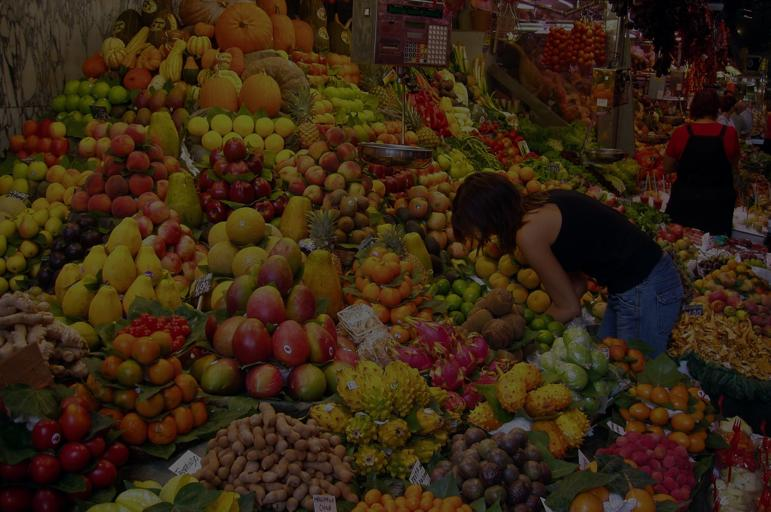
%> input picture Lab1/fruits.jpg, 771 x 512 px
$ octave Exercise1_4.m   (GNU Octave 9; MATLAB toolbox functions it lacks are replaced by stand-ins)
%> lines starting %> are read from the running program, lines starting %| are printed output that depends on the picture
% Task1

close all;

% Apply histogram equalization on each of the three color channels of the
% image
I = imread( 'fruits.jpg' );
%> I is the input picture: size 512x771x3 uint8; mean R, G, B 54.7, 36.6, 18.1
figure;
imshow(I);

R = I(:,:,1);
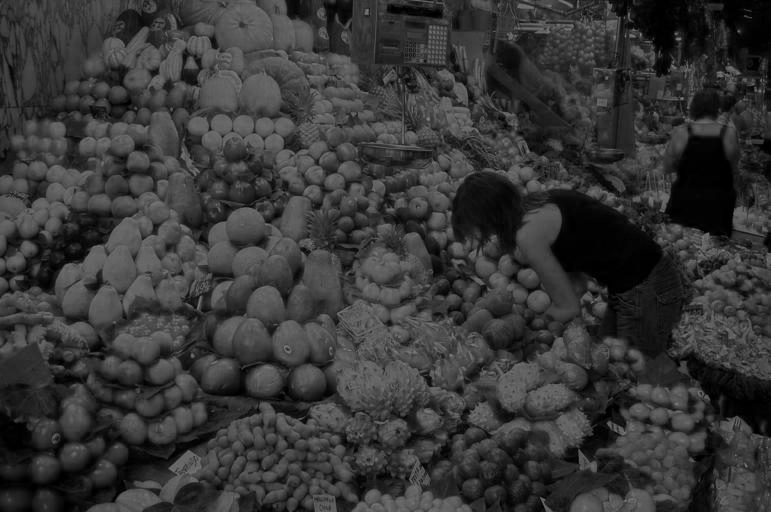
%> R: size 512x771 uint8; min 0, max 134, mean 54.7
G = I(:,:,2);
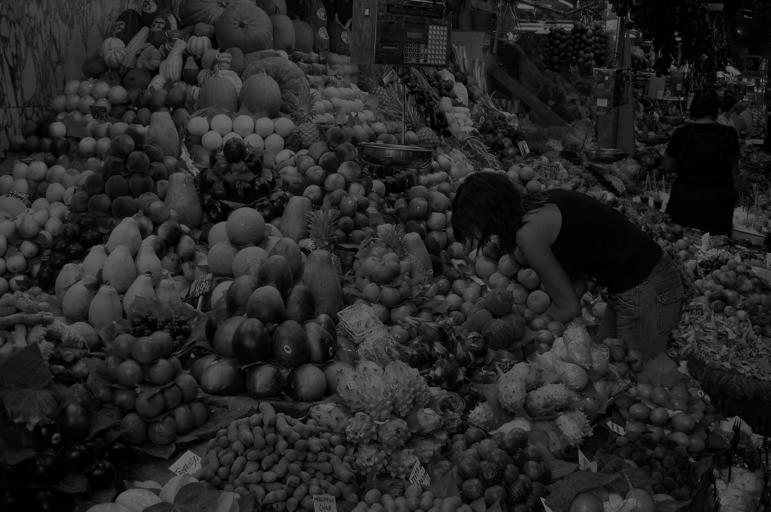
%> G: size 512x771 uint8; min 0, max 120, mean 36.6
B = I(:,:,3);
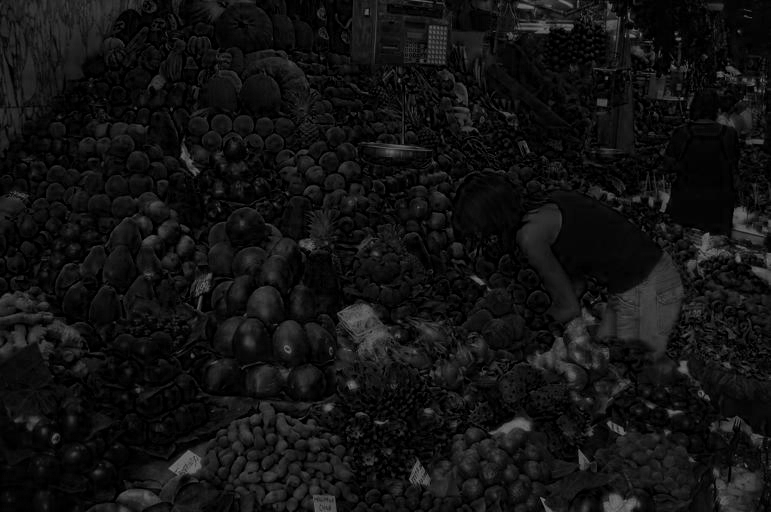
%> B: size 512x771 uint8; min 0, max 122, mean 18.1

R = histeq(R);
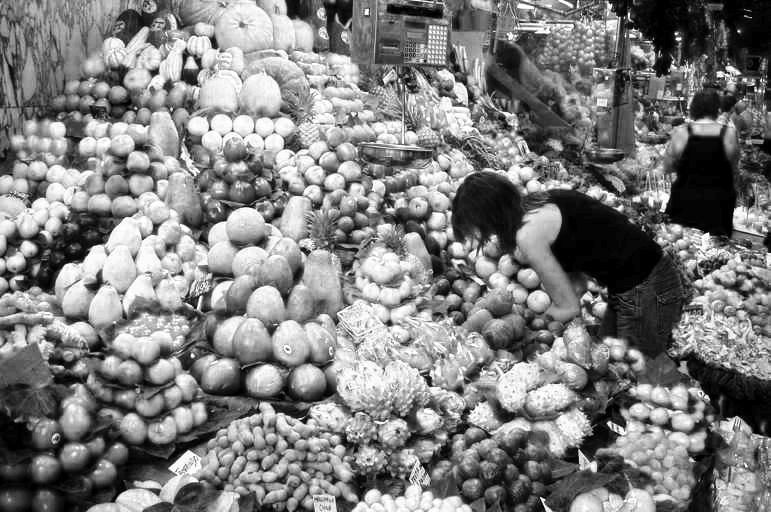
%> R: size 512x771 uint8; min 0, max 255, mean 126.7
G = histeq(G);
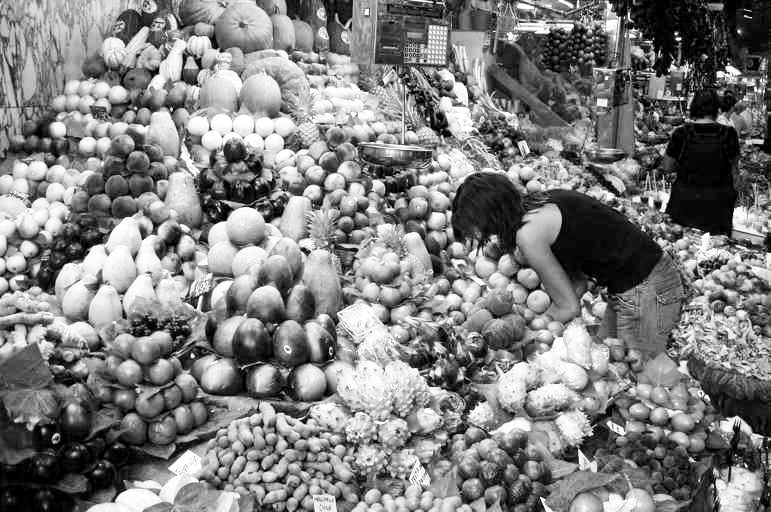
%> G: size 512x771 uint8; min 0, max 255, mean 127
B = histeq(B);
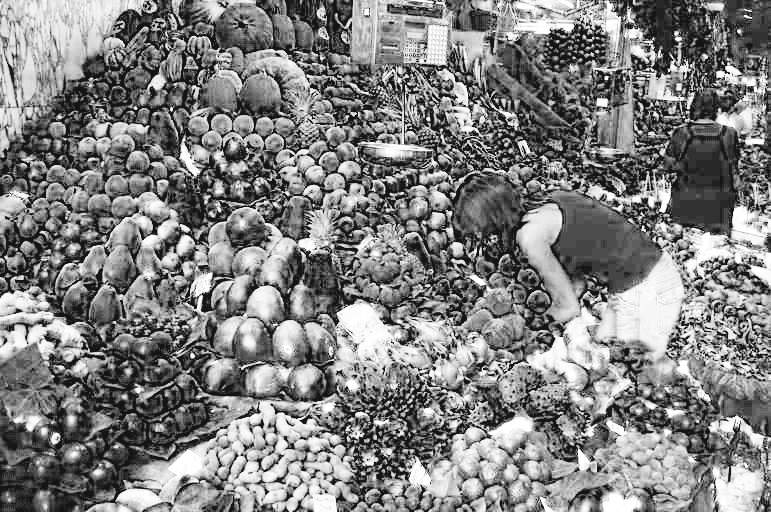
%> B: size 512x771 uint8; min 20, max 255, mean 129.2

equalized = cat( 3, R, G, B );
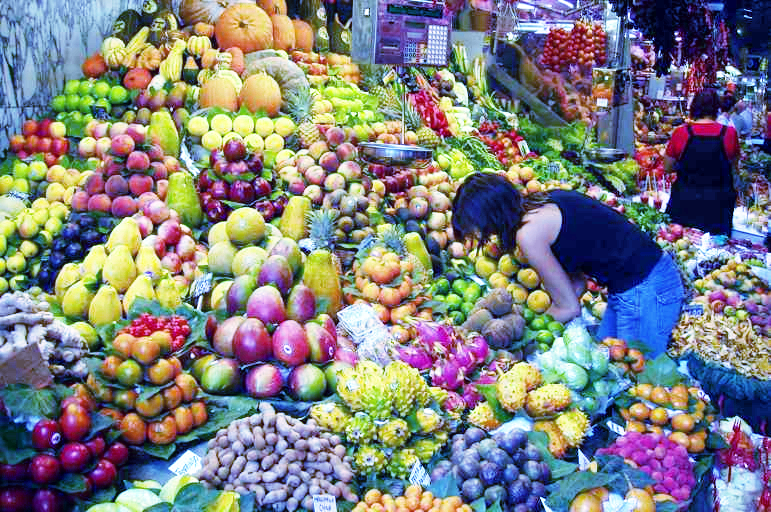
%> equalized: size 512x771x3 uint8; mean R, G, B 126.7, 127, 129.2

figure;
imshow(equalized);

% Apply histogram equalization on the intensity channel of the image when
% represented in the HSV color space

I = imread( 'fruits.jpg' );
figure;
imshow(I);

% here transform the image to HSV and apply histogram equalization
% you can use the matlab functions rgb2hsv() and hsv2rgb()
%> (the run ends here)
